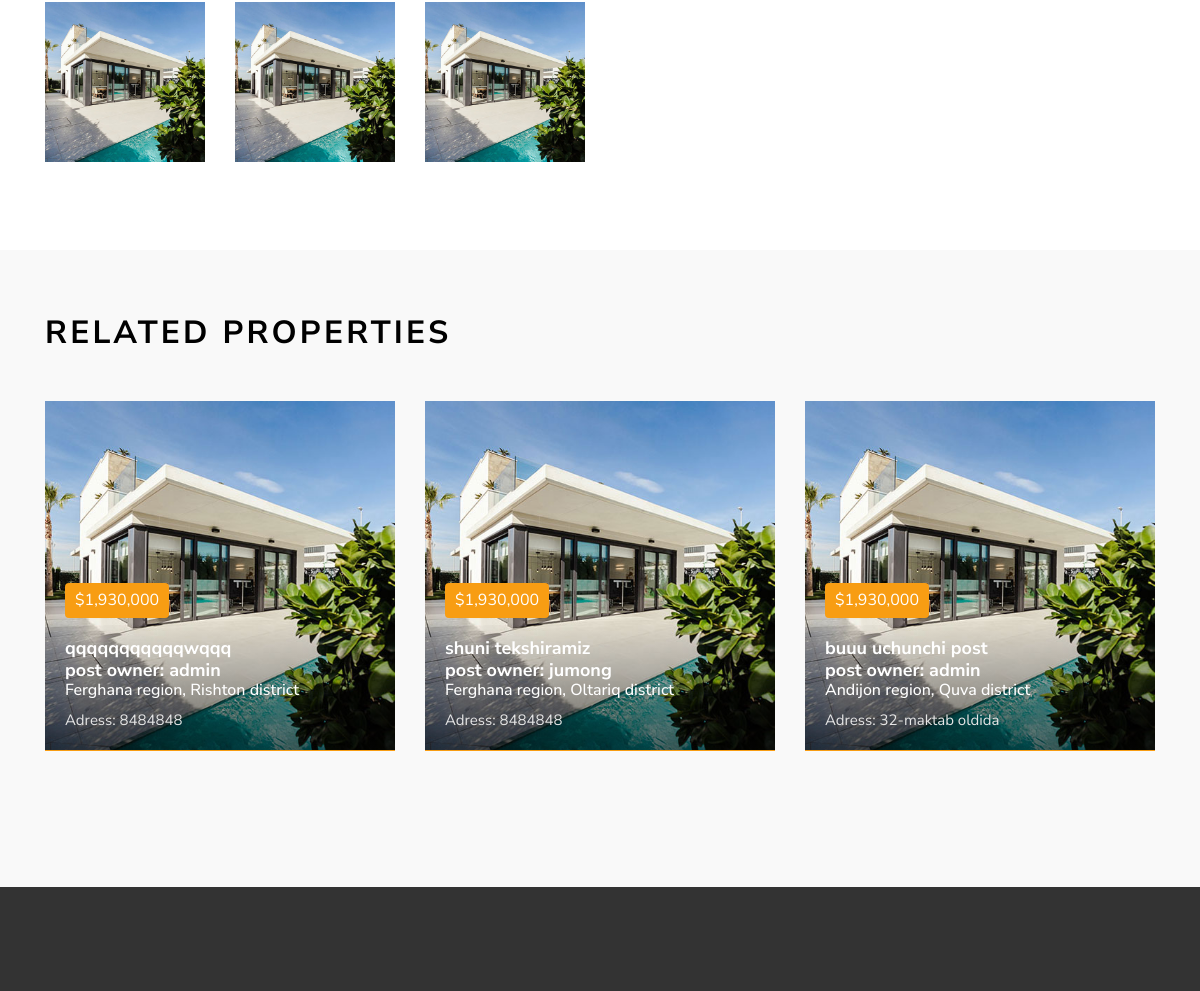
Before: /property/qqqqqqqqqqqwqqq/ (middle part) with the older database file.
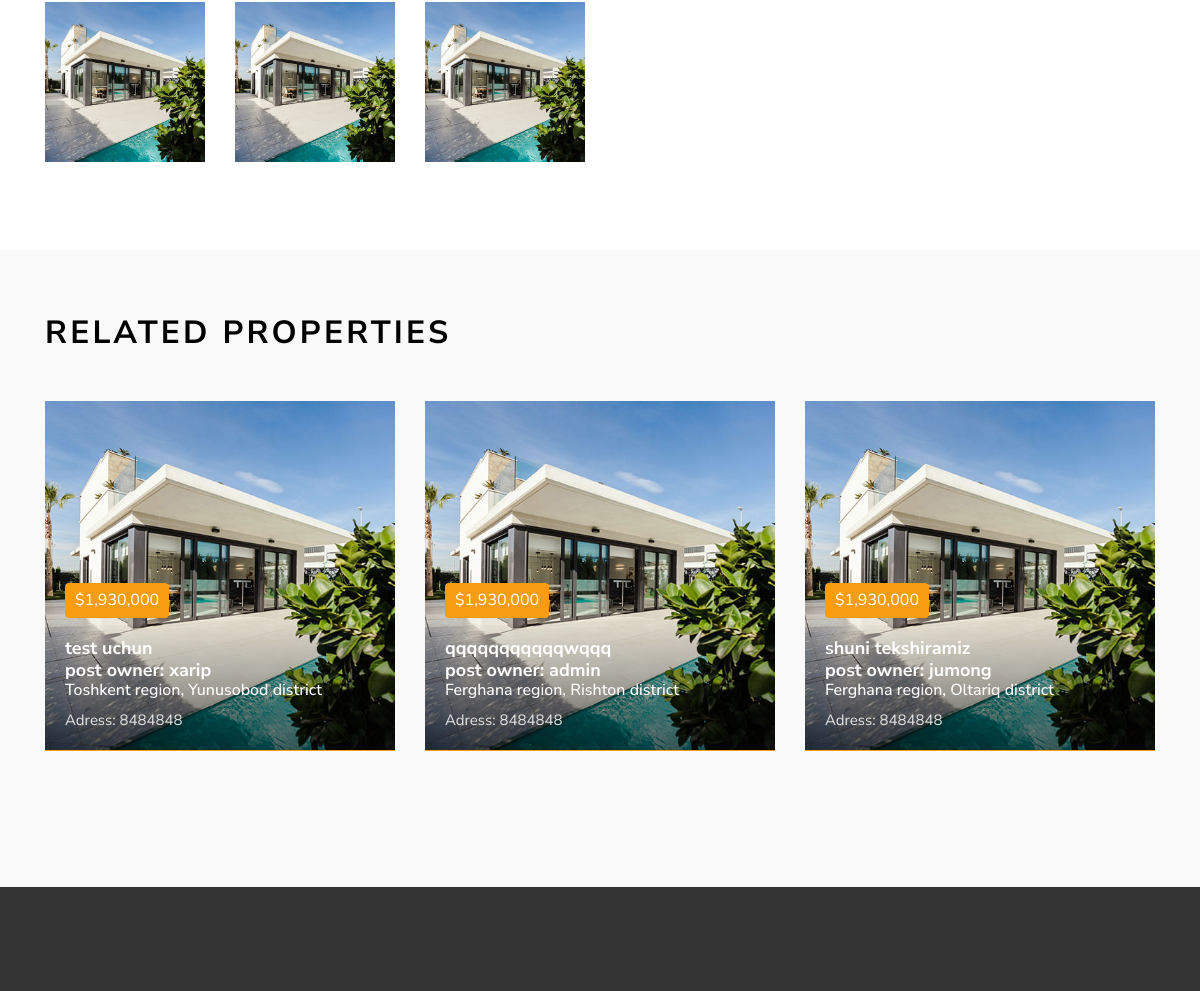
After: the same page with the newer database file.
### main/models.py (models this page shows, shortened)
class Posts(models.Model):
    title       = models.CharField(max_length=255,unique=True)
    region        = models.ForeignKey(Regions,on_delete=models.CASCADE,null=True)#default='somewhere in uzbesistan')
    district      = models.ForeignKey(Districts,on_delete=models.CASCADE,null=True)#default='somewhere in uzbesistan')
    adress        = models.CharField(max_length=255,null=True)
    diller        = models.ForeignKey(Agents,on_delete=models.SET_NULL,null=True)
    created_at    = models.DateTimeField(auto_now_add=True)
    slug = models.SlugField(max_length=255, db_index=True,blank=True)
    owner      = models.ForeignKey(User, on_delete=models.CASCADE)
    is_publish = models.BooleanField(default=False)
    is_send_mail = models.BooleanField(default=False)
    def get_absolute_url(self):
        kwargs = { 'slug': self.slug }
        return reverse('main:property', kwargs=kwargs)
    def get_contact_with_agent_url(self):
        kwargs = { 'slug': self.slug }
        return reverse('main:contact', kwargs=kwargs)
    class Meta:
        ordering = ['-created_at']
        verbose_name_plural = 'Posts'
        verbose_name = 'Post'

class Regions(models.Model):
    region = models.CharField(max_length=150)
    def __str__(self):
        return self.region
    class Meta:
        verbose_name_plural = 'Regions'
        verbose_name = 'Region'

class Districts(models.Model):
    region=models.ForeignKey( Regions,on_delete=models.CASCADE )
    district = models.CharField(max_length=150)
    def __str__(self):
        return self.district
    class Meta:
        verbose_name_plural = 'Districts'
        verbose_name = 'District'

### users/models.py (models this page shows)
class CustomUser(AbstractUser):
    telefon_number = models.CharField(max_length=75,null=True,blank=True)
    create_date = models.DateTimeField(auto_now_add=True)
    email = models.EmailField(
        'email address', unique=True,
        error_messages={
            'unique': "A user with that email already exists.",
        },)
    is_agent = models.BooleanField('agent',default=False,help_text=('is agent?'),)
    agent_info = models.TextField(max_length=300,null=True,blank=True)
    telegram = models.URLField(null=True,blank=True)

### main/views.py (the view)
# urls.py: path('property/<slug:slug>/', DetailPageView.as_view(), name='property'),
class DetailPageView(DetailView):
    model = Posts
    context_object_name = 'post'
    template_name = 'property-details.html'
    def get_context_data(self, *args, **kwargs):
        client=self.request.user
        agent=False
        if client.is_authenticated:
            agent=client.is_agent
        owner = self.object.owner == client
        context = super().get_context_data()
        context['detail_pic'] = [i for i in range(3)]
        context['posts'] = self.model.objects.all()[0:3]
        context['contact_with_agent_form'] = ContactWithAgentForm
        if agent or owner:
            context['is_author_or_agent']=True
        else:
            context['is_author_or_agent'] = False
        return context

### templates/property-details.html (shortened to what this page needs)
{% extends 'base.html' %}
{% load static %}
{% block content %}
<div class="site-section site-section-sm">
  <div class="container">
    <div class="row">
      <div class="col-lg-8" style="margin-top: -150px;">
        <div class="bg-white">
          <div class="row mt-5">
            {% for pic in detail_pic %}
              <div class="col-sm-6 col-md-4 col-lg-3 mb-4">
                <a href="{% static 'images/img_1.jpg' %}" class="image-popup gal-item"><img src="{% static 'images/img_1.jpg' %}" alt="Image" class="img-fluid"></a>
              </div>
            {% endfor %}
          </div>
        </div>
      </div>
      <div class="col-lg-4 pl-md-5">
      </div>
    </div>
  </div>
</div>
<div class="site-section site-section-sm bg-light">
  <div class="container">
    <div class="row">
      <div class="col-12">
        <div class="site-section-title mb-5">
          <h2>Related Properties</h2>
        </div>
      </div>
    </div>
    {% include 'posts.html' %}
  </div>
</div>
{% endblock %}

### templates/posts.html (shortened to what this page needs)
{% load static %}
<div class="row mb-5">
  {% if posts %}
    {% for post in posts %}
      <div class="col-md-6 col-lg-4 mb-4">
        <a href="{{ post.get_absolute_url }}" class="prop-entry d-block">
          <figure>
            <img src="{% static 'images/img_1.jpg' %}" alt="Image" class="img-fluid">
          </figure>
          <div class="prop-text">
            <div class="inner">
              <span class="price rounded">$1,930,000</span>
              <h3 class="title">{{ post.title }}</h3>
              <h5 class="title">post owner: {{ post.owner }}</h5>
              <h6 style="color:white;">{{ post.region }} region, {{ post.district }} district</h6>
              <p class="location">Adress: {{post.adress}}</p>
            </div>
          </div>
        </a>
      </div>
    {% endfor %}
  {% else %}
    <h2 style="margin-left:2%; margin-top:-4.5%;">E'lonlar mavjud emas !</h2>
  {% endif %}
</div>

Changed rows visible on the page:
no longer on this page (row edited): Posts: title "buuu uchunchi post", owner "admin", region "Andijon", district "Quva", adress "32-maktab oldida"
added Posts: title "test uchun", owner "xarip", region "Toshkent", district "Yunusobod", adress "8484848"
